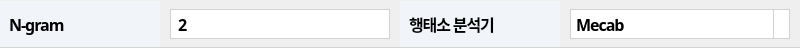
     <widget class="QFrame" name="second_frame">
      <property name="geometry">
       <rect>
        <x>0</x>
        <y>95</y>
        <width>800</width>
        <height>48</height>
       </rect>
      </property>
      <property name="styleSheet">
       <string notr="true">QFrame {
    border-top: 0px; /* 연한 회색 위쪽 선 */
    border-bottom: 1px solid #d3d3d3; /* 연한 회색 아래쪽 선 */
    border-left: 0px; /* 왼쪽 선 없음 */
    border-right: 0px; /* 오른쪽 선 없음 */
}
</string>
      </property>
      <property name="frameShape">
       <enum>QFrame::StyledPanel</enum>
      </property>
      <property name="frameShadow">
       <enum>QFrame::Raised</enum>
      </property>
      <widget class="QLabel" name="ng_lbl">
       <property name="geometry">
        <rect>
         <x>0</x>
         <y>1</y>
         <width>160</width>
         <height>46</height>
        </rect>
       </property>
       <property name="font">
        <font>
         <family>Pretendard</family>
         <pointsize>12</pointsize>
         <weight>75</weight>
         <bold>true</bold>
        </font>
       </property>
       <property name="styleSheet">
        <string notr="true">QLabel {
    background-color: rgb(241, 244, 249); /* 배경 색상 */
	padding:5px;
    color: black; /* 텍스트 색상 */
	border-top: 0px; /* 상측 선 없음 */
    border-bottom: 0px; /* 하측 선 없음 */		
	letter-spacing: -1px;	


			}
</string>
       </property>
       <property name="text">
        <string>N-gram</string>
       </property>
       <property name="textFormat">
        <enum>Qt::AutoText</enum>
       </property>
      </widget>
      <widget class="QLabel" name="morph_lbl">
       <property name="geometry">
        <rect>
         <x>400</x>
         <y>1</y>
         <width>160</width>
         <height>46</height>
        </rect>
       </property>
       <property name="font">
        <font>
         <family>Pretendard</family>
         <pointsize>12</pointsize>
         <weight>75</weight>
         <bold>true</bold>
        </font>
       </property>
       <property name="styleSheet">
        <string notr="true">QLabel {
    background-color: rgb(241, 244, 249); /* 배경 색상 */
	padding:5px;
    color: black; /* 텍스트 색상 */
	border-top: 0px; /* 상측 선 없음 */
    border-bottom: 0px; /* 하측 선 없음 */		
	letter-spacing: -1px;	

			}
</string>
       </property>
       <property name="text">
        <string>&lt;html&gt;&lt;head/&gt;&lt;body&gt;&lt;p&gt;   행태소 분석기&lt;/p&gt;&lt;/body&gt;&lt;/html&gt;</string>
       </property>
       <property name="textFormat">
        <enum>Qt::AutoText</enum>
       </property>
      </widget>
      <widget class="QComboBox" name="morph_cmb">
       <property name="geometry">
        <rect>
         <x>570</x>
         <y>9</y>
         <width>220</width>
         <height>30</height>
        </rect>
       </property>
       <property name="font">
        <font>
         <family>Pretendard</family>
         <pointsize>12</pointsize>
         <weight>75</weight>
         <bold>true</bold>
        </font>
       </property>
       <property name="styleSheet">
        <string notr="true">QComboBox {
    border: 1px solid #d3d3d3; /* 테두리 색상 */
    padding: 5px; /* 내부 여백 */
    background: #ffffff; /* 배경 색상 */
	letter-spacing: -1px;	
}

QComboBox::drop-down {
    subcontrol-origin: padding;
    subcontrol-position: top right;
    width: 15px; /* 드롭다운 화살표의 너비 */
    border-left-width: 1px;
    border-left-color: #d3d3d3; /* 드롭다운 화살표의 왼쪽 테두리 색상 */
    border-left-style: solid; /* 드롭다운 화살표의 왼쪽 테두리 스타일 */
    border-top-right-radius: 5px; /* 드롭다운 화살표의 위쪽 오른쪽 모서리 둥글게 */
    border-bottom-right-radius: 5px; /* 드롭다운 화살표의 아래쪽 오른쪽 모서리 둥글게 */
    background: #ffffff; /* 드롭다운 화살표의 배경 색상 */
}

QComboBox::down-arrow {
    image: url(path/to/your/arrow/icon.png); /* 드롭다운 화살표 아이콘 경로 */
    width: 10px; /* 화살표 너비 */
    height: 10px; /* 화살표 높이 */
}
</string>
       </property>
       <item>
        <property name="text">
         <string>Mecab</string>
        </property>
       </item>
       <item>
        <property name="text">
         <string>Okt</string>
        </property>
       </item>
       <item>
        <property name="text">
         <string>Komoran</string>
        </property>
       </item>
       <item>
        <property name="text">
         <string>Hannanum</string>
        </property>
       </item>
       <item>
        <property name="text">
         <string>Kkma</string>
        </property>
       </item>
       <item>
        <property name="text">
         <string>선택 없음</string>
        </property>
       </item>
      </widget>
      <widget class="QLineEdit" name="ng_le">
       <property name="geometry">
        <rect>
         <x>170</x>
         <y>9</y>
         <width>220</width>
         <height>30</height>
        </rect>
       </property>
       <property name="font">
        <font>
         <family>Pretendard SemiBold</family>
         <pointsize>12</pointsize>
         <weight>75</weight>
         <bold>true</bold>
        </font>
       </property>
       <property name="styleSheet">
        <string notr="true">QLineEdit {
    border: 1px solid #d3d3d3; /* 테두리 색상 */
    padding: 5px;
    color: black; /* 텍스트 색상 */
	letter-spacing: -1px;	
}</string>
       </property>
       <property name="text">
        <string>2</string>
       </property>
      </widget>
     </widget>
